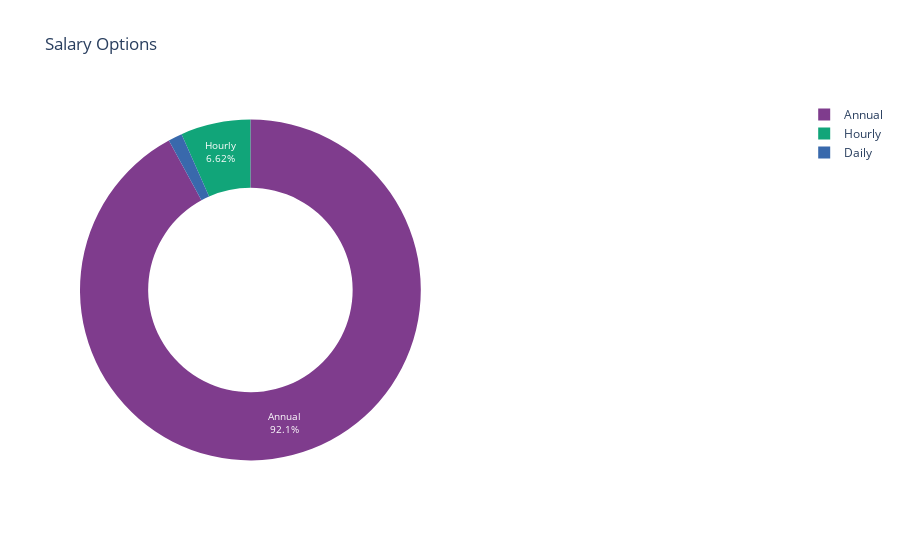

This figure's notebook cell:
### Code cell
df['Salary Frequency'].fillna("Unknown", inplace=True)
value_counts = df['Salary Frequency'].value_counts()
labels = value_counts.index.tolist()
py.iplot(pie_plot(labels, value_counts, ['#7F3C8D', '#11A579', '#3969AC'], "Salary Options"))

### Figure 1 — Plotly figure (JSON) as saved in the notebook; plotly's stock layout.template omitted (floating-point values rounded to 4 significant figures)
{"data": [{"domain": {"x": [0, 0.48]}, "hole": 0.6, "labels": ["Annual", "Hourly", "Daily"], "marker": {"colors": ["#7F3C8D", "#11A579", "#3969AC"]}, "name": "Job Type", "sort": false, "textfont": {"color": "#FFFFFF", "size": 10}, "textinfo": "percent+label", "values": [2712, 195, 39], "type": "pie"}], "layout": {"annotations": [{"font": {"size": 25}, "showarrow": false, "text": ""}], "title": {"text": "Salary Options"}, "autosize": true}}
